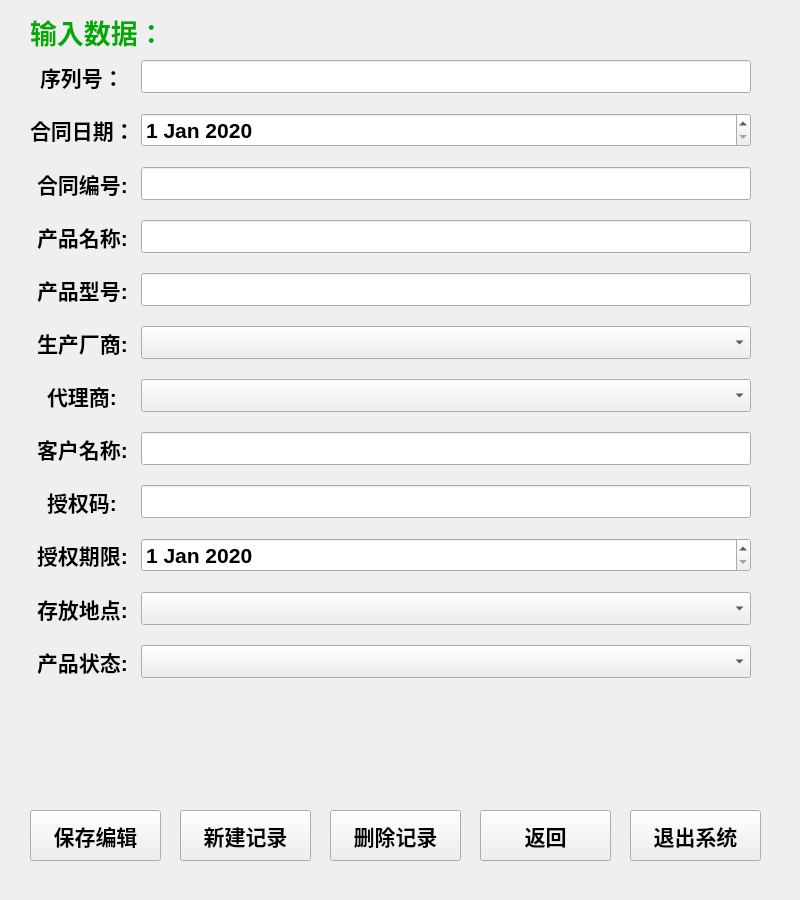
<?xml version="1.0" encoding="UTF-8"?>
<ui version="4.0">
 <class>Form</class>
 <widget class="QWidget" name="Form">
  <property name="geometry">
   <rect>
    <x>0</x>
    <y>0</y>
    <width>800</width>
    <height>900</height>
   </rect>
  </property>
  <property name="minimumSize">
   <size>
    <width>800</width>
    <height>900</height>
   </size>
  </property>
  <property name="windowTitle">
   <string>Form</string>
  </property>
  <widget class="QWidget" name="formLayoutWidget">
   <property name="geometry">
    <rect>
     <x>30</x>
     <y>60</y>
     <width>721</width>
     <height>711</height>
    </rect>
   </property>
   <layout class="QFormLayout" name="formLayout">
    <property name="labelAlignment">
     <set>Qt::AlignCenter</set>
    </property>
    <property name="verticalSpacing">
     <number>20</number>
    </property>
    <item row="0" column="0">
     <widget class="QLabel" name="label_2">
      <property name="font">
       <font>
        <pointsize>16</pointsize>
        <weight>75</weight>
        <bold>true</bold>
       </font>
      </property>
      <property name="text">
       <string>序列号：</string>
      </property>
     </widget>
    </item>
    <item row="1" column="0">
     <widget class="QLabel" name="label_3">
      <property name="font">
       <font>
        <pointsize>16</pointsize>
        <weight>75</weight>
        <bold>true</bold>
       </font>
      </property>
      <property name="text">
       <string>合同日期：</string>
      </property>
     </widget>
    </item>
    <item row="2" column="0">
     <widget class="QLabel" name="label_4">
      <property name="font">
       <font>
        <pointsize>16</pointsize>
        <weight>75</weight>
        <bold>true</bold>
       </font>
      </property>
      <property name="text">
       <string>合同编号:</string>
      </property>
     </widget>
    </item>
    <item row="3" column="0">
     <widget class="QLabel" name="label_5">
      <property name="font">
       <font>
        <pointsize>16</pointsize>
        <weight>75</weight>
        <bold>true</bold>
       </font>
      </property>
      <property name="text">
       <string>产品名称:</string>
      </property>
     </widget>
    </item>
    <item row="4" column="0">
     <widget class="QLabel" name="label_6">
      <property name="font">
       <font>
        <pointsize>16</pointsize>
        <weight>75</weight>
        <bold>true</bold>
       </font>
      </property>
      <property name="text">
       <string>产品型号:</string>
      </property>
     </widget>
    </item>
    <item row="6" column="0">
     <widget class="QLabel" name="label_8">
      <property name="font">
       <font>
        <pointsize>16</pointsize>
        <weight>75</weight>
        <bold>true</bold>
       </font>
      </property>
      <property name="text">
       <string>代理商:</string>
      </property>
     </widget>
    </item>
    <item row="5" column="0">
     <widget class="QLabel" name="label_7">
      <property name="font">
       <font>
        <pointsize>16</pointsize>
        <weight>75</weight>
        <bold>true</bold>
       </font>
      </property>
      <property name="text">
       <string>生产厂商:</string>
      </property>
     </widget>
    </item>
    <item row="7" column="0">
     <widget class="QLabel" name="label_9">
      <property name="font">
       <font>
        <pointsize>16</pointsize>
        <weight>75</weight>
        <bold>true</bold>
       </font>
      </property>
      <property name="text">
       <string>客户名称:</string>
      </property>
     </widget>
    </item>
    <item row="8" column="0">
     <widget class="QLabel" name="label_10">
      <property name="font">
       <font>
        <pointsize>16</pointsize>
        <weight>75</weight>
        <bold>true</bold>
       </font>
      </property>
      <property name="text">
       <string>授权码:</string>
      </property>
     </widget>
    </item>
    <item row="9" column="0">
     <widget class="QLabel" name="label_11">
      <property name="font">
       <font>
        <pointsize>16</pointsize>
        <weight>75</weight>
        <bold>true</bold>
       </font>
      </property>
      <property name="text">
       <string>授权期限:</string>
      </property>
     </widget>
    </item>
    <item row="10" column="0">
     <widget class="QLabel" name="label_12">
      <property name="font">
       <font>
        <pointsize>16</pointsize>
        <weight>75</weight>
        <bold>true</bold>
       </font>
      </property>
      <property name="text">
       <string>存放地点:</string>
      </property>
     </widget>
    </item>
    <item row="11" column="0">
     <widget class="QLabel" name="label_13">
      <property name="font">
       <font>
        <pointsize>16</pointsize>
        <weight>75</weight>
        <bold>true</bold>
       </font>
      </property>
      <property name="text">
       <string>产品状态:</string>
      </property>
     </widget>
    </item>
    <item row="0" column="1">
     <widget class="QLineEdit" name="lineEdit_1">
      <property name="font">
       <font>
        <pointsize>16</pointsize>
        <weight>75</weight>
        <bold>true</bold>
       </font>
      </property>
     </widget>
    </item>
    <item row="1" column="1">
     <widget class="QDateEdit" name="dateEdit_1">
      <property name="font">
       <font>
        <pointsize>16</pointsize>
        <weight>75</weight>
        <bold>true</bold>
       </font>
      </property>
      <property name="date">
       <date>
        <year>2020</year>
        <month>1</month>
        <day>1</day>
       </date>
      </property>
     </widget>
    </item>
    <item row="2" column="1">
     <widget class="QLineEdit" name="lineEdit_2">
      <property name="font">
       <font>
        <pointsize>16</pointsize>
        <weight>75</weight>
        <bold>true</bold>
       </font>
      </property>
     </widget>
    </item>
    <item row="3" column="1">
     <widget class="QLineEdit" name="lineEdit_3">
      <property name="font">
       <font>
        <pointsize>16</pointsize>
        <weight>75</weight>
        <bold>true</bold>
       </font>
      </property>
     </widget>
    </item>
    <item row="4" column="1">
     <widget class="QLineEdit" name="lineEdit_4">
      <property name="font">
       <font>
        <pointsize>16</pointsize>
        <weight>75</weight>
        <bold>true</bold>
       </font>
      </property>
     </widget>
    </item>
    <item row="5" column="1">
     <widget class="QComboBox" name="comboBox_1">
      <property name="font">
       <font>
        <pointsize>16</pointsize>
        <weight>75</weight>
        <bold>true</bold>
       </font>
      </property>
     </widget>
    </item>
    <item row="6" column="1">
     <widget class="QComboBox" name="comboBox_2">
      <property name="font">
       <font>
        <pointsize>16</pointsize>
        <weight>75</weight>
        <bold>true</bold>
       </font>
      </property>
     </widget>
    </item>
    <item row="7" column="1">
     <widget class="QLineEdit" name="lineEdit_5">
      <property name="font">
       <font>
        <pointsize>16</pointsize>
        <weight>75</weight>
        <bold>true</bold>
       </font>
      </property>
     </widget>
    </item>
    <item row="8" column="1">
     <widget class="QLineEdit" name="lineEdit_6">
      <property name="font">
       <font>
        <pointsize>16</pointsize>
        <weight>75</weight>
        <bold>true</bold>
       </font>
      </property>
     </widget>
    </item>
    <item row="9" column="1">
     <widget class="QDateEdit" name="dateEdit_2">
      <property name="font">
       <font>
        <pointsize>16</pointsize>
        <weight>75</weight>
        <bold>true</bold>
       </font>
      </property>
      <property name="date">
       <date>
        <year>2020</year>
        <month>1</month>
        <day>1</day>
       </date>
      </property>
     </widget>
    </item>
    <item row="10" column="1">
     <widget class="QComboBox" name="comboBox_3">
      <property name="font">
       <font>
        <pointsize>16</pointsize>
        <weight>75</weight>
        <bold>true</bold>
       </font>
      </property>
     </widget>
    </item>
    <item row="11" column="1">
     <widget class="QComboBox" name="comboBox_4">
      <property name="font">
       <font>
        <pointsize>16</pointsize>
        <weight>75</weight>
        <bold>true</bold>
       </font>
      </property>
     </widget>
    </item>
   </layout>
  </widget>
  <widget class="QLabel" name="label_1">
   <property name="geometry">
    <rect>
     <x>30</x>
     <y>11</y>
     <width>241</width>
     <height>41</height>
    </rect>
   </property>
   <property name="font">
    <font>
     <pointsize>20</pointsize>
     <weight>75</weight>
     <bold>true</bold>
    </font>
   </property>
   <property name="styleSheet">
    <string notr="true">color: rgb(0, 170, 0);</string>
   </property>
   <property name="text">
    <string>输入数据：</string>
   </property>
  </widget>
  <widget class="QPushButton" name="pushButton_1">
   <property name="geometry">
    <rect>
     <x>30</x>
     <y>810</y>
     <width>131</width>
     <height>51</height>
    </rect>
   </property>
   <property name="font">
    <font>
     <pointsize>16</pointsize>
     <weight>75</weight>
     <bold>true</bold>
    </font>
   </property>
   <property name="text">
    <string>保存编辑</string>
   </property>
  </widget>
  <widget class="QPushButton" name="pushButton_3">
   <property name="geometry">
    <rect>
     <x>330</x>
     <y>810</y>
     <width>131</width>
     <height>51</height>
    </rect>
   </property>
   <property name="font">
    <font>
     <pointsize>16</pointsize>
     <weight>75</weight>
     <bold>true</bold>
    </font>
   </property>
   <property name="text">
    <string>删除记录</string>
   </property>
  </widget>
  <widget class="QPushButton" name="pushButton_4">
   <property name="geometry">
    <rect>
     <x>480</x>
     <y>810</y>
     <width>131</width>
     <height>51</height>
    </rect>
   </property>
   <property name="font">
    <font>
     <pointsize>16</pointsize>
     <weight>75</weight>
     <bold>true</bold>
    </font>
   </property>
   <property name="text">
    <string>返回</string>
   </property>
  </widget>
  <widget class="QPushButton" name="pushButton_5">
   <property name="geometry">
    <rect>
     <x>630</x>
     <y>810</y>
     <width>131</width>
     <height>51</height>
    </rect>
   </property>
   <property name="font">
    <font>
     <pointsize>16</pointsize>
     <weight>75</weight>
     <bold>true</bold>
    </font>
   </property>
   <property name="text">
    <string>退出系统</string>
   </property>
  </widget>
  <widget class="QPushButton" name="pushButton_2">
   <property name="geometry">
    <rect>
     <x>180</x>
     <y>810</y>
     <width>131</width>
     <height>51</height>
    </rect>
   </property>
   <property name="font">
    <font>
     <pointsize>16</pointsize>
     <weight>75</weight>
     <bold>true</bold>
    </font>
   </property>
   <property name="text">
    <string>新建记录</string>
   </property>
  </widget>
 </widget>
 <resources/>
 <connections/>
</ui>
